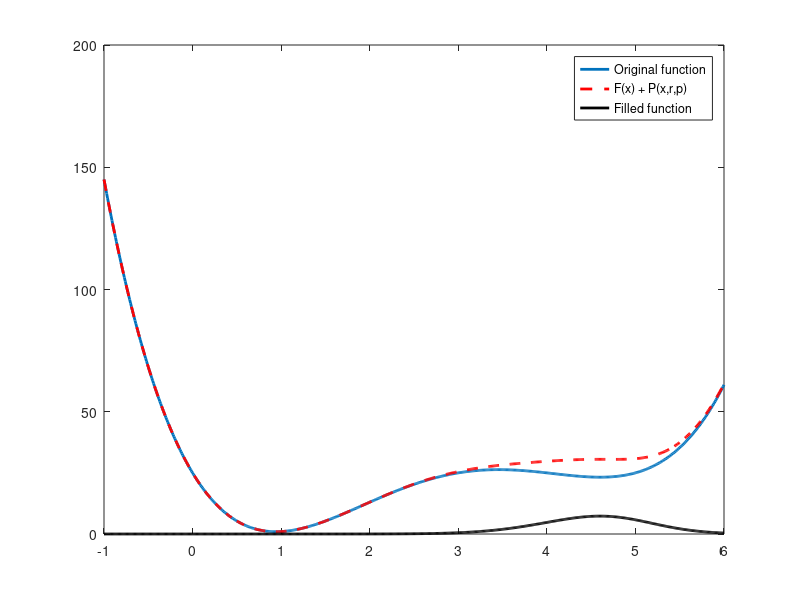

Write MATLAB code to recreate this figure.
clear, clc, close;

%% parameters
alpha = 170;
r = 0;
p = 1;

x = -1:.01:6;
xx = -20:.01:10;

%% filled functions
f = @(x)(x.^4 - 12 * x.^3 + 47 * x.^2 - 60 .* x + 25);
ff = @(x,r,p)(f(x) + alpha ./ (r + f(x)) .* exp(- (x - 4.60095589).^2 / p^2));
% fg = @(x)(x.^8 + 46*x.^7 + 707*x.^6 + 2998*x.^5 - 20176*x.^4 - 143711*x.^3 + 451048*x.^2 + 3653787*x + 2120580);



%% plots
figure, hold on, box on
h1 = plot(x, f(x), 'linewidth', 2);
h2 = plot(x, ff(x, r, p), '--r', 'linewidth', 2);
h3 = plot(x, ff(x, r, p)-f(x), '-k', 'linewidth', 2);
% h4 = plot(xx, fg(xx));
% h5 = plot(xx, zeros(1, length(xx)));
legend([h1 h2 h3], 'Original function', 'F(x) + P(x,r,p)', 'Filled function ')
